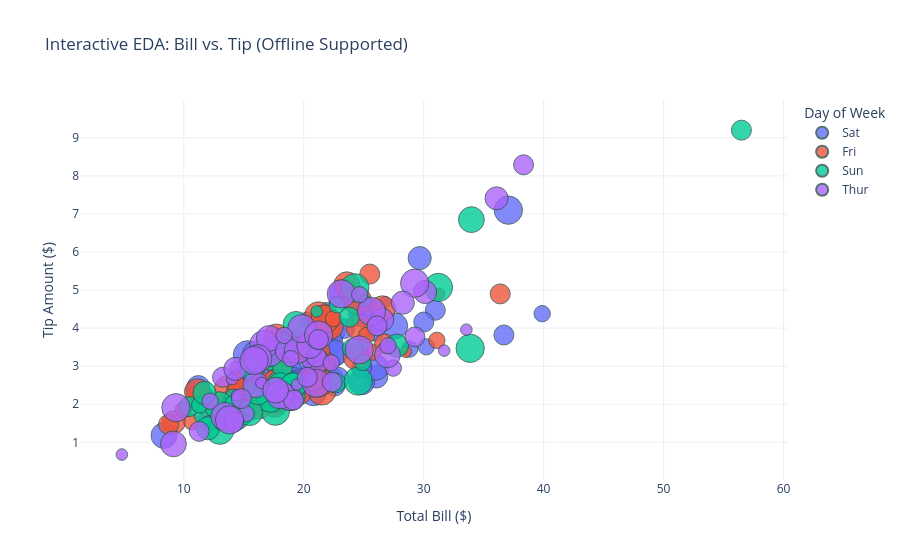

The code cell stored with this chart in its notebook:
### Code cell
import plotly.express as px
import numpy as np
import pandas as pd

# Creating local DataFrame to avoid px.data internet fetching issues
np.random.seed(42)
n = 244
bills = np.round(np.random.gamma(shape=9, scale=2.2, size=n), 2)
df = pd.DataFrame({
    'total_bill': bills,
    'tip': np.round(bills * np.random.uniform(0.10, 0.22, size=n), 2),
    'day': np.random.choice(['Thur', 'Fri', 'Sat', 'Sun'], size=n),
    'size': np.random.choice([1, 2, 3, 4, 5, 6], size=n),
    'sex': np.random.choice(['Male', 'Female'], size=n),
    'smoker': np.random.choice(['Yes', 'No'], size=n),
    'time': np.random.choice(['Lunch', 'Dinner'], size=n)
})

fig = px.scatter(
    df,
    x='total_bill',
    y='tip',
    color='day',
    size='size',
    hover_data=['sex', 'smoker', 'time'],
    labels={'total_bill': 'Total Bill ($)', 'tip': 'Tip Amount ($)'},
    title='Interactive EDA: Bill vs. Tip (Offline Supported)',
    template='plotly_white'
)

fig.update_traces(marker=dict(opacity=0.8, line=dict(width=1, color='DarkSlateGrey')))
fig.update_layout(legend_title_text='Day of Week')

fig.show()

### Figure 1 — Plotly figure (JSON) as saved in the notebook; plotly's stock layout.template omitted (floating-point values rounded to 4 significant figures; data arrays with more than 128 entries replaced by an {"elided": "..."} marker saying what was removed)
{"data": [{"customdata": {"elided": "69x3 str values"}, "hovertemplate": "day=Sat<br>Total Bill ($)=%{x}<br>Tip Amount ($)=%{y}<br>size=%{marker.size}<br>sex=%{customdata[0]}<br>smoker=%{customdata[1]}<br>time=%{customdata[2]}<extra></extra>", "legendgroup": "Sat", "marker": {"color": "#636efa", "line": {"color": "DarkSlateGrey", "width": 1}, "opacity": 0.8, "size": [4, 5, 2, 1, 1, 1, 6, 2, 5, 2, 1, 2, 4, 2, 5, 2, 5, 4, 6, 4, 3, 5, 4, 2, 5, 4, 5, 1, 3, 2, 1, 2, 1, 3, 2, 4, 5, 1, 5, 6, 4, 3, 2, 2, 2, 6, 2, 4, 3, 3, 2, 1, 5, 3, 5, 4, 5, 2, 3, 5, 3, 6, 5, 1, 5, 1, 1, 1, 5], "sizemode": "area", "sizeref": 0.015, "symbol": "circle"}, "mode": "markers", "name": "Sat", "orientation": "v", "showlegend": true, "type": "scatter", "x": [22.47, 17.59, 30.22, 19.79, 20.2, 26.77, 23.31, 17.89, 24.83, 21.47, 25.63, 19.7, 26.05, 17.02, 20.81, 39.88, 17.85, 29.67, 15.63, 19.51, 30.97, 24.84, 12.15, 20.29, 20.8, 14.99, 26.01, 21.87, 23.41, 10.84, 20.08, 22.6, 22.59, 22.6, 25.94, 15.15, 18.33, 22.53, 14.84, 22.09, 11.22, 30.01, 11.2, 16.68, 20.95, 15.31, 21.13, 22.83, 17.79, 24.84, 28.83, 19.2, 27.59, 18.99, 13.83, 21.87, 15.97, 25.18, 20.56, 19.15, 36.69, 37.06, 8.35, 21.37, 22.43, 18.33, 19.37, 23.39, 22.6], "xaxis": "x", "y": [3.91, 3.18, 3.51, 3.45, 2.86, 4.68, 4.92, 2.49, 4.37, 3.04, 4.62, 2.42, 2.73, 2.27, 2.3, 4.38, 3.66, 5.84, 1.96, 3.09, 4.47, 2.59, 1.58, 4.21, 3.36, 2.46, 2.97, 4.52, 3.99, 2.37, 2.38, 2.73, 4.69, 2.48, 3.87, 2.53, 2.24, 3.13, 2.34, 3.62, 2.45, 4.16, 2.21, 2.86, 4.18, 3.3, 2.57, 2.67, 3.48, 2.97, 3.45, 3.8, 4.06, 2.9, 2.01, 4.15, 3.32, 4.41, 2.43, 2.63, 3.82, 7.1, 1.18, 2.42, 3.31, 3.36, 2.74, 4.89, 3.35], "yaxis": "y"}, {"customdata": {"elided": "58x3 str values"}, "hovertemplate": "day=Fri<br>Total Bill ($)=%{x}<br>Tip Amount ($)=%{y}<br>size=%{marker.size}<br>sex=%{customdata[0]}<br>smoker=%{customdata[1]}<br>time=%{customdata[2]}<extra></extra>", "legendgroup": "Fri", "marker": {"color": "#EF553B", "line": {"color": "DarkSlateGrey", "width": 1}, "opacity": 0.8, "size": [4, 5, 6, 5, 4, 2, 6, 3, 2, 5, 6, 2, 4, 6, 6, 3, 1, 5, 6, 2, 2, 6, 5, 3, 2, 4, 3, 2, 1, 3, 5, 4, 4, 3, 1, 2, 1, 1, 3, 5, 1, 5, 2, 1, 2, 3, 4, 4, 5, 5, 2, 6, 2, 3, 1, 2, 6, 3], "sizemode": "area", "sizeref": 0.015, "symbol": "circle"}, "mode": "markers", "name": "Fri", "orientation": "v", "showlegend": true, "type": "scatter", "x": [18.19, 17.59, 24.48, 20.68, 9.17, 18.33, 21.24, 15.01, 25.76, 16.13, 21.51, 31.1, 19.64, 17.68, 21.28, 21.81, 18.9, 24.36, 11.35, 13.34, 10.68, 13.71, 24.59, 21.03, 17.52, 14.59, 21.36, 22.3, 18.6, 26.74, 23.6, 17.57, 14.8, 8.73, 14.38, 25.24, 16.15, 15.14, 36.38, 26.57, 28.51, 22.22, 19.52, 31.29, 12.12, 25.51, 14.24, 20.7, 11.14, 17.72, 14.2, 21.79, 22.48, 14.52, 16.19, 9.98, 16.3, 19.86], "xaxis": "x", "y": [2.6, 2, 4.72, 3.44, 1.53, 2.96, 4.32, 1.77, 3.37, 2.57, 2.35, 3.68, 2.29, 2.15, 2.57, 3.13, 3.7, 3.25, 2.15, 1.63, 1.54, 2.39, 4.03, 2.78, 3, 2.65, 3.41, 3.96, 3.13, 3.59, 5.14, 2.6, 1.78, 1.47, 2.77, 3.81, 2.6, 1.95, 4.9, 4.51, 3.38, 4.04, 3.73, 4.9, 1.81, 5.42, 2.04, 2.65, 2.33, 3.77, 2.33, 4.24, 4.25, 2.44, 3.02, 1.86, 1.99, 3.38], "yaxis": "y"}, {"customdata": {"elided": "56x3 str values"}, "hovertemplate": "day=Sun<br>Total Bill ($)=%{x}<br>Tip Amount ($)=%{y}<br>size=%{marker.size}<br>sex=%{customdata[0]}<br>smoker=%{customdata[1]}<br>time=%{customdata[2]}<extra></extra>", "legendgroup": "Sun", "marker": {"color": "#00cc96", "line": {"color": "DarkSlateGrey", "width": 1}, "opacity": 0.8, "size": [6, 2, 6, 4, 2, 6, 3, 6, 1, 3, 6, 1, 2, 1, 5, 2, 1, 3, 3, 3, 1, 6, 4, 6, 3, 2, 1, 1, 3, 4, 3, 5, 4, 6, 2, 1, 5, 5, 1, 5, 2, 3, 2, 1, 6, 1, 2, 1, 4, 6, 2, 5, 5, 4, 4, 5], "sizemode": "area", "sizeref": 0.015, "symbol": "circle"}, "mode": "markers", "name": "Sun", "orientation": "v", "showlegend": true, "type": "scatter", "x": [31.23, 22.8, 17.64, 15.75, 15.44, 17.24, 18.98, 13, 24.91, 11.69, 24.26, 16.24, 14.13, 17.19, 14.87, 20.78, 21.09, 17.06, 10.44, 22.65, 20.61, 33.88, 18.57, 12.94, 24.07, 14.09, 12.08, 12.58, 56.49, 14.49, 23.82, 19.36, 12.01, 24.54, 13.17, 13.39, 18.1, 15.5, 25.12, 15.66, 24.93, 18.24, 18.13, 15.64, 16.18, 20.61, 11.33, 14.78, 18.05, 18.95, 17.26, 19.23, 33.98, 11.73, 27.77, 19.1], "xaxis": "x", "y": [5.07, 4.61, 1.82, 3, 2.85, 2.16, 2.21, 1.32, 3.54, 1.72, 5.06, 2.4, 2.19, 3.04, 1.79, 3.33, 4.44, 3.24, 1.94, 2.56, 2.66, 3.47, 3.62, 1.96, 3.46, 2.01, 1.55, 1.5, 9.2, 1.64, 4.29, 4.1, 1.37, 2.61, 1.53, 1.75, 2.57, 1.78, 4.72, 2.96, 3.1, 2.97, 2.47, 2.51, 2.36, 3.41, 1.98, 1.69, 2.53, 2.21, 3.37, 2.5, 6.85, 2.3, 3.54, 2.49], "yaxis": "y"}, {"customdata": {"elided": "61x3 str values"}, "hovertemplate": "day=Thur<br>Total Bill ($)=%{x}<br>Tip Amount ($)=%{y}<br>size=%{marker.size}<br>sex=%{customdata[0]}<br>smoker=%{customdata[1]}<br>time=%{customdata[2]}<extra></extra>", "legendgroup": "Thur", "marker": {"color": "#ab63fa", "line": {"color": "DarkSlateGrey", "width": 1}, "opacity": 0.8, "size": [1, 3, 4, 2, 1, 5, 6, 4, 5, 3, 2, 5, 1, 5, 6, 3, 1, 6, 4, 5, 5, 2, 1, 3, 3, 2, 6, 6, 3, 4, 1, 3, 5, 5, 1, 1, 5, 3, 6, 6, 2, 3, 6, 1, 1, 6, 3, 2, 6, 6, 4, 2, 3, 3, 2, 4, 6, 6, 1, 6, 4], "sizemode": "area", "sizeref": 0.015, "symbol": "circle"}, "mode": "markers", "name": "Thur", "orientation": "v", "showlegend": true, "type": "scatter", "x": [16.18, 13.23, 21.18, 12.2, 20.37, 17.18, 16.68, 26.55, 17.13, 29.27, 15.19, 18.84, 14.3, 16, 21.05, 11.29, 16.47, 18.04, 18.59, 9.14, 19.46, 27.47, 14.43, 21.06, 14.8, 22.3, 13.43, 24.63, 19.15, 30.12, 14.04, 22.37, 17.66, 20.49, 13.9, 19.45, 26.98, 38.33, 9.35, 16.17, 27.02, 20.3, 25.65, 4.84, 31.71, 23.14, 14.19, 18.93, 19.84, 21.24, 36.08, 24.67, 26.11, 21.23, 18.37, 14.3, 15.86, 13.82, 33.56, 29.25, 28.26], "xaxis": "x", "y": [2.63, 2.71, 3.14, 2.08, 3.11, 3.33, 3.57, 4.22, 3.73, 3.77, 1.75, 2.17, 2.97, 2.51, 2.55, 1.29, 2.56, 2.25, 3.4, 0.96, 3.41, 2.95, 2.24, 3.24, 2.15, 3.09, 1.68, 3.43, 2.11, 4.95, 2.66, 2.58, 2.37, 3.54, 1.56, 2.52, 3.3, 8.29, 1.91, 3.2, 3.54, 2.71, 4.44, 0.68, 3.41, 4.9, 1.53, 3.2, 3.99, 3.82, 7.41, 4.88, 4.06, 3.7, 3.81, 2.93, 3.15, 1.59, 3.96, 5.18, 4.67], "yaxis": "y"}], "layout": {"legend": {"itemsizing": "constant", "title": {"text": "Day of Week"}, "tracegroupgap": 0}, "title": {"text": "Interactive EDA: Bill vs. Tip (Offline Supported)"}, "xaxis": {"anchor": "y", "domain": [0, 1], "title": {"text": "Total Bill ($)"}}, "yaxis": {"anchor": "x", "domain": [0, 1], "title": {"text": "Tip Amount ($)"}}}}
